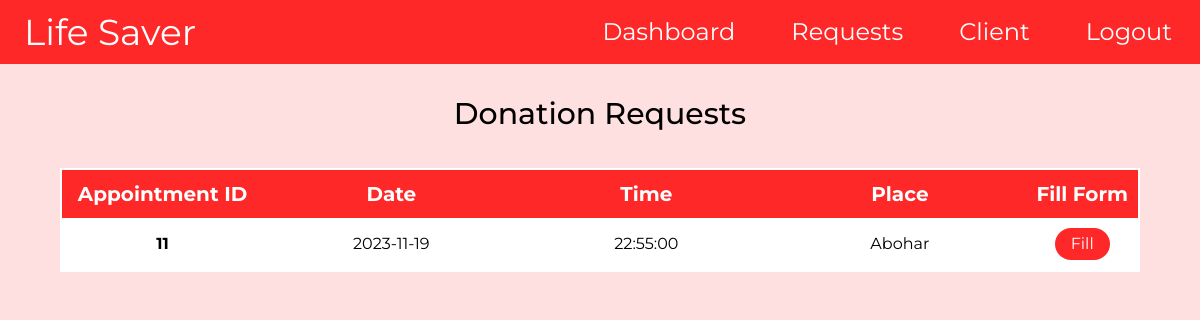
/DRequests (signed in), run on an earlier commit of the app's database.
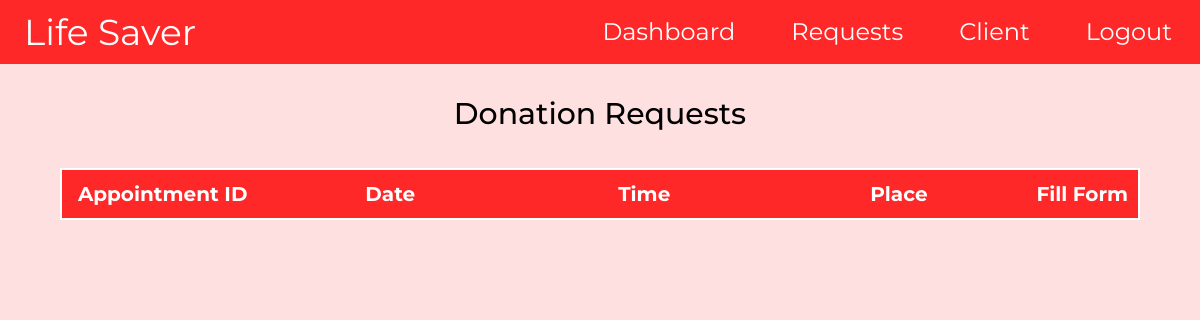
And on a later commit of the database.
### app/models.py (models this page shows)
class DonationAppointment(UserMixin,db.Model):
    appointment_id = db.Column(db.Integer, primary_key=True, autoincrement=True)
    donor_id = db.Column(db.Integer, db.ForeignKey('donor.donor_id'), nullable=False)
    appointment_date = db.Column(db.Date, nullable=False)
    appointment_time = db.Column(db.Time, nullable=False)
    place = db.Column(db.String(20), nullable=False)
    ddone = db.Column(db.Boolean, default=False)
    donor = db.relationship('Donor', backref='appointments')

### app/routes.py (the view)
@app.route('/DRequests')
@login_required
@admin_required
def Drequests():
    current_day = datetime.now().date()
    ua = DonationAppointment.query.filter(DonationAppointment.appointment_date <= current_day).all()
    return render_template('Admin/Admin_DRequests.html',ua = ua)

### app/models.py (called while the page is built)
    def has_role(self, role):
        return role in self.roles

### app/routes.py (called while the page is built)
def admin_required(f):
    @wraps(f)
    def decorated_function(*args, **kwargs):
        if current_user.is_authenticated :
            if current_user.has_role('admin'):
                return f(*args, **kwargs)
            else:
                return redirect(url_for('index'))
        else:
            return redirect(url_for('index'))
    return decorated_function

@login_manager.user_loader
def load_user(user_id):
    donor = RDonor.query.get(user_id)
    if donor:
        return donor
    hospital = RHospital.query.get(user_id)
    if hospital:
        return hospital
    admin = AdminUser.query.get(user_id)
    if admin:
        return admin
    return None

### app/templates/Admin/Admin_DRequests.html (shortened to what this page needs)
<!DOCTYPE html>
<html lang="en" class="box-border scroll-smooth focus:scroll-auto">
<head>
  <script src="https://cdn.tailwindcss.com"></script>
  <link rel="stylesheet" href="{{ url_for('static', filename='profile.css') }}" />
</head>
<body class="dreq-body bg-[#ffe0e0]">
  <nav class="bg-[#FF2828] w-full flex py-[12px] text-white text-[24px] max-[830px]:hidden ">
    <div
      class="flex items-center w-[20%] ml-6 text-4xl hover:tracking-[0.1em] transition-all duration-700 cursor-pointer">
      <a href="{{ url_for('index') }}">Life Saver</a>
    </div>
    <div class="flex w-[80%] justify-end items-center">
      <div class="cursor-pointer hover:border-b-2 hover:border-white transition-all duration-100 mx-7">
        <a href="{{ url_for('Admin') }}">Dashboard</a>
      </div>
      <div class="nav-btn p-dropdown ap-req-dropdown input">
        <div class="temp flex items-center">
          <button class="inline mx-[28px]" onclick="showItemS()">
            <div class="hover:border-b-2 hover:border-white transition-all duration-100">Requests</div>
          </button>
        </div>
      </div>
      <div class="nav-btn2 p-dropdown ap-client-dropdown input">
        <div class="temp flex items-center">
          <button class="inline mx-[28px]" onclick="showItemSClient()">
            <div id="profile-pic-main" class="hover:border-b-2 hover:border-white transition-all duration-100">Client
            </div>
          </button>
        </div>
      </div>
      <div class="cursor-pointer hover:border-b-2 hover:border-white transition-all duration-100 mx-7">
        <a href="{{ url_for('logout') }}">Logout</a>
      </div>
    </div>
  </nav>
  <div class="my-8  text-3xl font-medium text-center">Donation Requests</div>
  <div class="mt-8 flex justify-center mb-[4rem]">
    <div class="a-right w-[90%] pt-1 overflow-x-scroll t-scroll">
      <table>
        <tr>
          <th class="bg-[#ff2828] text-white text-xl ">Appointment ID</th>
          <th class="bg-[#ff2828] text-white text-xl ">Date</th>
          <th class="bg-[#ff2828] text-white text-xl ">Time</th>
          <th class="bg-[#ff2828] text-white text-xl ">Place</th>
          <th class="bg-[#ff2828] text-white text-xl ">Fill Form</th>
        </tr>
        {% for appo in ua%}
        {% if appo.ddone == False %}
        <tr>
          <td class="font-bold">{{ appo.appointment_id}}</td>
          <td>{{ appo.appointment_date }}</td>
          <td>{{ appo.appointment_time }}</td>
          <td>{{ appo.place }}</td>
          <td>
            <button class="fill-form bg-[#ff2828] px-4 py-1 text-[#fff] rounded-2xl"
              onclick="OpenForm( '{{ appo.appointment_id }}','{{ appo.appointment_date }}' )">
              Fill
            </button>
          </td>
        </tr>
        {% endif %}
        {% endfor %}
      </table>
    </div>
  </div>
</body>
</html>

### app/static/profile.css (style rules this page uses)
body { font-family: 'Montserrat', sans-serif; }
:root { --text-sm:1rem; --text-md:2rem; --text-lg:2.5rem; --text-elg:3rem; --text-xxl:3.5rem; --border-rad-main:1.5rem; --border-rad:2rem; --primary-color:#ff2828; }
.p-dropdown { position: relative; }
table { border-collapse: collapse; width: 100%; }
th, td { padding: 10px; text-align: center; }
th { background-color: #FF2828; color: white; }
.a-right th, .a-right td { border: none; padding: 10px; text-align: center; }
.a-right table { border:2px solid white; }
th:nth-child(1), td:nth-child(1) { width: 30%; }
th:nth-child(2), td:nth-child(2) { width: 30%; }
th:nth-child(3), td:nth-child(3) { width: 20%; }
th:nth-child(4), td:nth-child(4) { width: 25%; }
.a-right th:nth-child(1),.a-right td:nth-child(1) { width: 19%; }
.a-right th:nth-child(2),.a-right td:nth-child(2) { width: 27%; }
.a-right th:nth-child(3),.a-right td:nth-child(3) { width: 27%; }
.a-right th:nth-child(4),.a-right td:nth-child(4) { width: 27%; }
th,td { white-space: nowrap; }

What changed in the data, as far as the page shows it:
no longer on this page (row edited): DonationAppointment: appointment_id "11", appointment_date "2023-11-19", appointment_time "22:55:00", place "Abohar"
